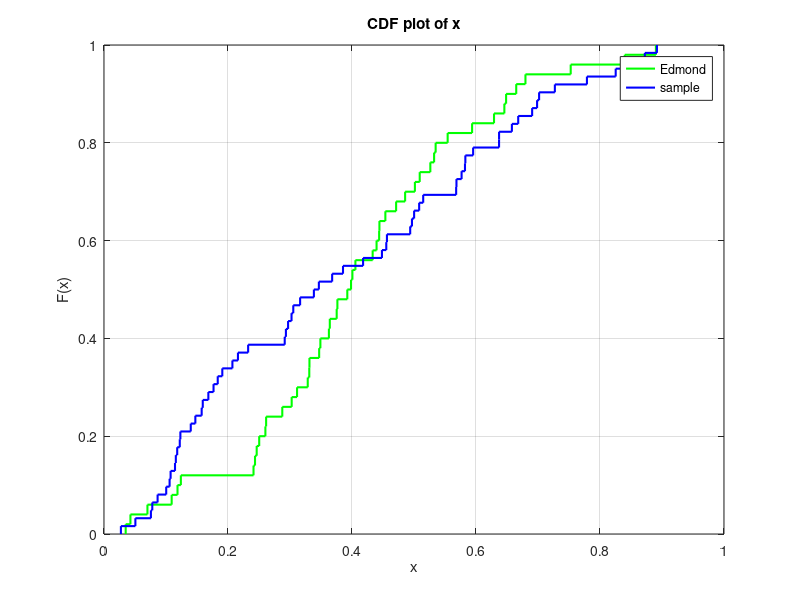

Write the MATLAB code that produced this figure.
Ed_util_rate = [0.453809 0.534907 0.679756 0.64574 0.444235 0.501454 0.376428 0.485685 0.439617 0.532429 0.593702 0.839924 0.400645 0.241153 0.664888 0.890159 0.250333 0.243575 0.62907 0.311381 0.109144 0.349001 0.509226 0.362743 0.0700594 0.302708 0.34703 0.398448 0.246278 0.752744 0.443784 0.648556 0.375302 0.405488 0.392422 0.331374 0.0349734 0.364207 0.526346 0.287559 0.0426326 0.331092 0.433309 0.471155 0.261484 0.123955 0.55428 0.260301 0.328614 0.118549 ];
sample_util_rate = [0.595381 0.701778 0.891815 0.847187 0.58282 0.657889 0.49386 0.637201 0.576761 0.698527 0.778916 0.45635 0.123194 0.346554 0.872309 0.41788 0.385493 0.0272643 0.122209 0.105806 0.825317 0.496717 0.567993 0.168314 0.147331 0.668086 0.637213 0.302468 0.157527 0.338525 0.455291 0.183437 0.305289 0.293405 0.115855 0.0778768 0.582229 0.0506125 0.232485 0.367994 0.176664 0.514844 0.107432 0.190813 0.291484 0.207105 0.690547 0.118071 0.100338 0.0864477 0.1593 0.31631 0.568486 0.508317 0.114525 0.216045 0.448297 0.727195 0.296902 0.0756602 0.139942 0.50019 ];

figure(1)
y1 = cdfplot(Ed_util_rate);
hold on;
y2 = cdfplot(sample_util_rate);
axis([0 1 0 1]);
set(y1,'LineWidth',1.5,'color','g');
set(y2,'LineWidth',1.5,'color','b');
legend('Edmond', 'sample');
a =mean(Ed_util_rate);
b =mean(sample_util_rate);
